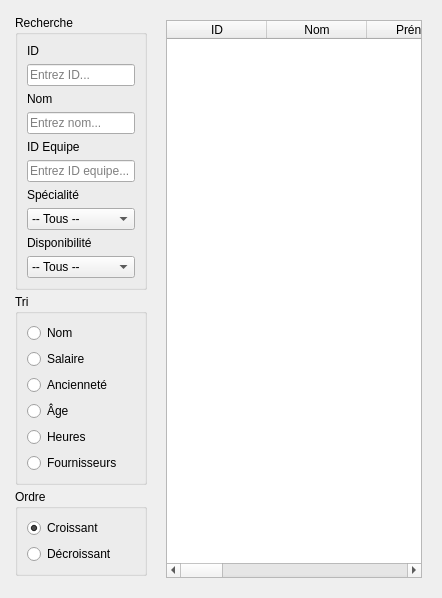
          <widget class="QWidget" name="tabListe">
           <attribute name="title">
            <string>Liste des employés</string>
           </attribute>
           <layout class="QHBoxLayout" name="hLayout_liste">
            <item>
             <widget class="QFrame" name="sidebarListe">
              <property name="minimumWidth">
               <number>150</number>
              </property>
              <property name="maximumWidth">
               <number>180</number>
              </property>
              <layout class="QVBoxLayout" name="vLayout_sidebar">
               <property name="margin">
                <number>4</number>
               </property>
               <property name="spacing">
                <number>4</number>
               </property>
               <item>
                <widget class="QGroupBox" name="groupSearch">
                 <property name="title">
                  <string>Recherche</string>
                 </property>
                 <layout class="QVBoxLayout" name="vSearch">
                  <item>
                   <widget class="QLabel" name="label_search_id">
                    <property name="text">
                     <string>ID</string>
                    </property>
                   </widget>
                  </item>
                  <item>
                   <widget class="QLineEdit" name="search_id">
                    <property name="placeholderText">
                     <string>Entrez ID...</string>
                    </property>
                   </widget>
                  </item>
                  <item>
                   <widget class="QLabel" name="label_search_nom">
                    <property name="text">
                     <string>Nom</string>
                    </property>
                   </widget>
                  </item>
                  <item>
                   <widget class="QLineEdit" name="search_nom">
                    <property name="placeholderText">
                     <string>Entrez nom...</string>
                    </property>
                   </widget>
                  </item>
                  <item>
                   <widget class="QLabel" name="label_search_id_equipe">
                    <property name="text">
                     <string>ID Equipe</string>
                    </property>
                   </widget>
                  </item>
                  <item>
                   <widget class="QLineEdit" name="search_id_equipe">
                    <property name="placeholderText">
                     <string>Entrez ID equipe...</string>
                    </property>
                   </widget>
                  </item>
                  <item>
                   <widget class="QLabel" name="label_search_spec">
                    <property name="text">
                     <string>Spécialité</string>
                    </property>
                   </widget>
                  </item>
                  <item>
                   <widget class="QComboBox" name="search_spec">
                    <item>
                     <property name="text">
                      <string>-- Tous --</string>
                     </property>
                    </item>
                    <item>
                     <property name="text">
                      <string>Admin</string>
                     </property>
                    </item>
                    <item>
                     <property name="text">
                      <string>Manager</string>
                     </property>
                    </item>
                    <item>
                     <property name="text">
                      <string>Technicien</string>
                     </property>
                    </item>
                    <item>
                     <property name="text">
                      <string>Magasinier</string>
                     </property>
                    </item>
                   </widget>
                  </item>
                  <item>
                   <widget class="QLabel" name="label_search_disp">
                    <property name="text">
                     <string>Disponibilité</string>
                    </property>
                   </widget>
                  </item>
                  <item>
                   <widget class="QComboBox" name="search_disp">
                    <item>
                     <property name="text">
                      <string>-- Tous --</string>
                     </property>
                    </item>
                    <item>
                     <property name="text">
                      <string>Actif</string>
                     </property>
                    </item>
                    <item>
                     <property name="text">
                      <string>Suspendu</string>
                     </property>
                    </item>
                   </widget>
                  </item>
                 </layout>
                </widget>
               </item>
               <item>
                <widget class="QGroupBox" name="groupSort">
                 <property name="title">
                  <string>Tri</string>
                 </property>
                 <layout class="QVBoxLayout" name="vSort">
                  <item>
                   <widget class="QRadioButton" name="sort_nom">
                    <property name="text">
                     <string>Nom</string>
                    </property>
                   </widget>
                  </item>
                  <item>
                   <widget class="QRadioButton" name="sort_salaire">
                    <property name="text">
                     <string>Salaire</string>
                    </property>
                   </widget>
                  </item>
                  <item>
                   <widget class="QRadioButton" name="sort_anciennete">
                    <property name="text">
                     <string>Ancienneté</string>
                    </property>
                   </widget>
                  </item>
                  <item>
                   <widget class="QRadioButton" name="sort_age">
                    <property name="text">
                     <string>Âge</string>
                    </property>
                   </widget>
                  </item>
                  <item>
                   <widget class="QRadioButton" name="sort_heures">
                    <property name="text">
                     <string>Heures</string>
                    </property>
                   </widget>
                  </item>
                  <item>
                   <widget class="QRadioButton" name="sort_fournisseurs">
                    <property name="text">
                     <string>Fournisseurs</string>
                    </property>
                   </widget>
                  </item>
                 </layout>
                </widget>
               </item>
               <item>
                <widget class="QGroupBox" name="groupOrder">
                 <property name="title">
                  <string>Ordre</string>
                 </property>
                 <layout class="QVBoxLayout" name="vOrder">
                  <item>
                   <widget class="QRadioButton" name="order_asc">
                    <property name="text">
                     <string>Croissant</string>
                    </property>
                    <property name="checked">
                     <bool>true</bool>
                    </property>
                   </widget>
                  </item>
                  <item>
                   <widget class="QRadioButton" name="order_desc">
                    <property name="text">
                     <string>Décroissant</string>
                    </property>
                   </widget>
                  </item>
                 </layout>
                </widget>
               </item>
               <item>
                <spacer name="verticalSpacer_liste">
                 <property name="orientation">
                  <enum>Qt::Vertical</enum>
                 </property>
                </spacer>
               </item>
              </layout>
             </widget>
            </item>
            <item>
             <widget class="QFrame" name="mainListe">
              <layout class="QVBoxLayout" name="vLayout_tableArea">
               <item>
                <widget class="QTableWidget" name="table_employes">
                 <property name="columnCount">
                  <number>11</number>
                 </property>
                 <column>
                  <property name="text">
                   <string>ID</string>
                  </property>
                 </column>
                 <column>
                  <property name="text">
                   <string>Nom</string>
                  </property>
                 </column>
                 <column>
                  <property name="text">
                   <string>Prénom</string>
                  </property>
                 </column>
                 <column>
                  <property name="text">
                   <string>Âge</string>
                  </property>
                 </column>
                 <column>
                  <property name="text">
                   <string>Spécialité</string>
                  </property>
                 </column>
                 <column>
                  <property name="text">
                   <string>Salaire</string>
                  </property>
                 </column>
                 <column>
                  <property name="text">
                   <string>Ancienneté</string>
                  </property>
                 </column>
                 <column>
                  <property name="text">
                   <string>Disponibilité</string>
                  </property>
                 </column>
                 <column>
                  <property name="text">
                   <string>Heures</string>
                  </property>
                 </column>
                 <column>
                  <property name="text">
                   <string>Fournisseurs</string>
                  </property>
                 </column>
                 <column>
                  <property name="text">
                   <string>ID Equipe</string>
                  </property>
                 </column>
                </widget>
               </item>
              </layout>
             </widget>
            </item>
           </layout>
          </widget>
